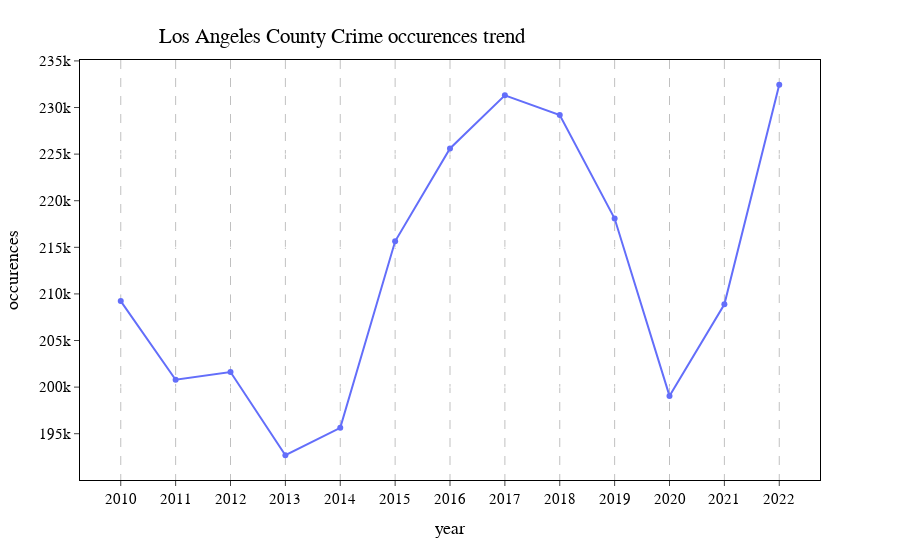

The notebook cell this image was saved under:
### Code cell
fig = px.line(crime_occ, x='year', y='occurences', markers=True)
fig.update_layout(plot_bgcolor='white')
fig.update_layout(
    title={
        'text': "Los Angeles County Crime occurences trend",
        'y':0.95,
        'x':0.38,
        'xanchor': 'center',
        'yanchor': 'top'},
    xaxis = dict(
        showgrid=True,
        gridwidth=0.5,
        gridcolor='grey',
        griddash='dash',
        mirror=True,
        ticks='outside',
        showline=True,
        tickmode='linear',
        linecolor='black',
        linewidth=1),
    yaxis = dict(
        mirror=True,
        ticks='outside',
        showline=True,
        linecolor='black',
        linewidth=1),
    font=dict(
        family="Times New Roman",
        size=15,
        color="Black"))
fig.show()

### Figure 1 — Plotly figure (JSON) as saved in the notebook; plotly's stock layout.template omitted (floating-point values rounded to 4 significant figures)
{"data": [{"hovertemplate": "year=%{x}<br>occurences=%{y}<extra></extra>", "legendgroup": "", "line": {"color": "#636efa", "dash": "solid"}, "marker": {"symbol": "circle"}, "mode": "lines+markers", "name": "", "orientation": "h", "showlegend": false, "type": "scatter", "x": [2010, 2011, 2012, 2013, 2014, 2015, 2016, 2017, 2018, 2019, 2020, 2021, 2022], "xaxis": "x", "y": [209229, 200792, 201621, 192689, 195628, 215641, 225609, 231303, 229197, 218088, 199057, 208888, 232443], "yaxis": "y"}], "layout": {"font": {"color": "Black", "family": "Times New Roman", "size": 15}, "legend": {"tracegroupgap": 0}, "margin": {"t": 60}, "plot_bgcolor": "white", "title": {"text": "Los Angeles County Crime occurences trend", "x": 0.38, "xanchor": "center", "y": 0.95, "yanchor": "top"}, "xaxis": {"anchor": "y", "domain": [0, 1], "gridcolor": "grey", "griddash": "dash", "gridwidth": 0.5, "linecolor": "black", "linewidth": 1, "mirror": true, "showgrid": true, "showline": true, "tickmode": "linear", "ticks": "outside", "title": {"text": "year"}}, "yaxis": {"anchor": "x", "domain": [0, 1], "linecolor": "black", "linewidth": 1, "mirror": true, "showline": true, "ticks": "outside", "title": {"text": "occurences"}}}}
